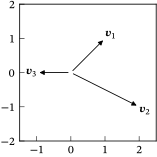

This figure's Python source:
from pathlib import PurePath
import matplotlib.pyplot as plt
from vector import Vector2D

plt.style.use("sigproc")

v1 = (1, 1)
v2 = (2, -1)
v3 = (-1, 0)

fig, ax = plt.subplots()
ax.set(xlim=(-1.5, 2.5), ylim=(-2, 2))

ax.add_artist(Vector2D((0, 0), v1))
ax.add_artist(Vector2D((0, 0), v2))
ax.add_artist(Vector2D((0, 0), v3))

ax.text(*v1, r"$\vect{v}_1$", ha="left", va="bottom")
ax.text(*v2, r"$\vect{v}_2$", ha="left", va="top")
ax.text(*v3, r"$\vect{v}_3$", ha="right", va="center")

ax.axis("square")
fig.savefig(str(PurePath(__file__).parent / (PurePath(__file__).stem + ".pdf")))
